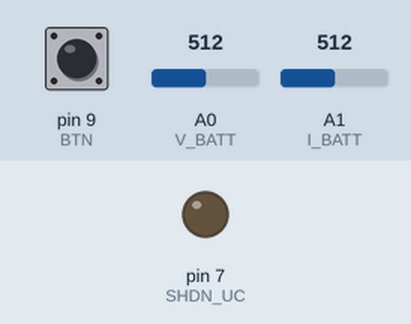
A sketch run on a simulated Arduino Uno, built with avr-gcc and run on an emulated ATmega328P. Shown: output pins drawn as LEDs (lit = HIGH). The inputs (shaded band) are chosen by the test bench; at power-on: pin 9 (BTN) HIGH, A0 (V_BATT) = 512, A1 (I_BATT) = 512. What the sketch prints to the serial monitor is not drawn.

Above: at 1.5 s.
1.6 s: pin 9 (BTN) pulled LOW for 3.2 s
At 2.7 s:
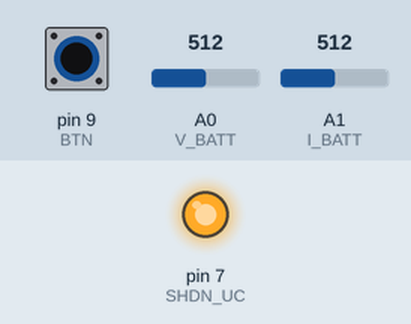
Timing chart, 0 to 6.8 s (numbered marks = the images above; inputs shaded):
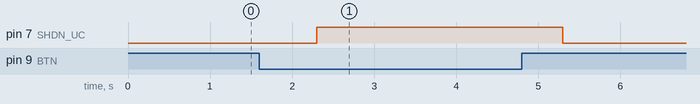

The sketch:

GEMS_Emerald_uC_MeasureBattery.ino
```cpp
#define V_BATT 0
#define I_BATT 1
#define CAN_RX 4
#define CAN_TX 5
#define SHDN_UC 7
#define BTN 9

#define U_GAIN 0.565
#define I_GAIN 67.0
#define I_RESISTOR 0.005

void setup() {
  Serial.begin(115200);

  pinMode(V_BATT, INPUT);
  pinMode(I_BATT, INPUT);
  pinMode(SHDN_UC, OUTPUT);
  pinMode(BTN, INPUT_PULLUP);

  digitalWrite(SHDN_UC, LOW);

  delay(300);
  Serial.println("Emerald Demo!");
}

void loop() {
  if(!digitalRead(BTN)){
    digitalWrite(SHDN_UC, HIGH);
    delay(1000);
    digitalWrite(SHDN_UC, LOW);
  }
  else{
    float U = (float)analogRead(V_BATT) * 3000.0 / 4095.0 / U_GAIN;
    float I = (float)analogRead(I_BATT) * 3000.0 / 4095.0 / I_GAIN / I_RESISTOR;

    Serial.print("U = ");
    Serial.print(U);
    Serial.print(" mV");
    Serial.print(" ;  ");
    Serial.print("I = ");
    Serial.print(I);
    Serial.print(" mA");
    Serial.println("");
    delay(1000);
  }
}
```

Measured:
- after the input at 1.6 s, pin 7 (SHDN_UC): LOW → HIGH after 0.70 s, → LOW 3.0 s later
